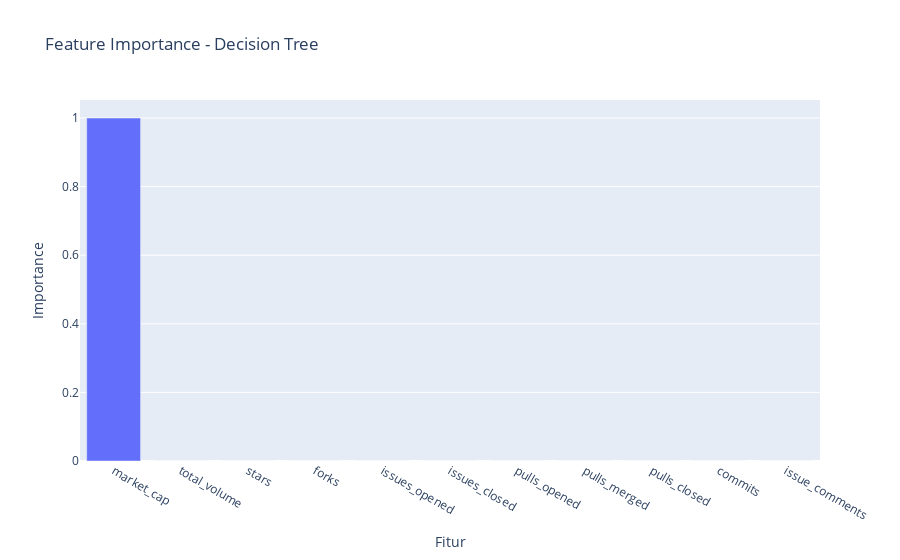

Notebook source saved alongside this figure:
### Code cell
# Visualisasi feature importance Decision Tree
importances = model_price.feature_importances_
fig = px.bar(x=X_features, y=importances, labels={'x': 'Fitur', 'y': 'Importance'},
             title='Feature Importance - Decision Tree')
fig.show()
for feat, imp in zip(X_features, importances):
    print(f"{feat}: {imp:.4f}")

### Figure 1 — Plotly figure (JSON) as saved in the notebook; plotly's stock layout.template omitted (floating-point values rounded to 4 significant figures)
{"data": [{"hovertemplate": "Fitur=%{x}<br>Importance=%{y}<extra></extra>", "legendgroup": "", "marker": {"color": "#636efa", "pattern": {"shape": ""}}, "name": "", "orientation": "v", "showlegend": false, "textposition": "auto", "type": "bar", "x": ["market_cap", "total_volume", "stars", "forks", "issues_opened", "issues_closed", "pulls_opened", "pulls_merged", "pulls_closed", "commits", "issue_comments"], "xaxis": "x", "y": [0.9998, 8.329e-05, 0.0, 9.658e-08, 6.858e-06, 7.935e-06, 6.095e-06, 1.255e-05, 1.128e-05, 1.068e-05, 5.213e-05], "yaxis": "y"}], "layout": {"barmode": "relative", "legend": {"tracegroupgap": 0}, "title": {"text": "Feature Importance - Decision Tree"}, "xaxis": {"anchor": "y", "domain": [0, 1], "title": {"text": "Fitur"}}, "yaxis": {"anchor": "x", "domain": [0, 1], "title": {"text": "Importance"}}}}
